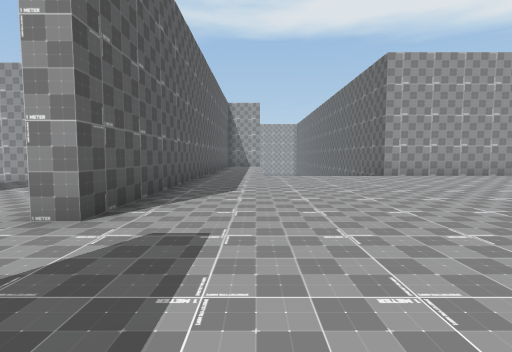
view 1 (above)

24 first-person views from a walk through a 3-D level made in the Unity game engine. The camera is 1.3 m above the floor, tilts 4° down and sees 85° across. The floor is counted in squares, 2 m on a side. Each view is taken from the middle of a square. On the plan, view 1 faces up. The plan holds only what a view shows up to about 9 squares ahead; the rest is blank. The place goes on beyond the plan. The player character is not drawn. Some animated figures are left out.

view 2
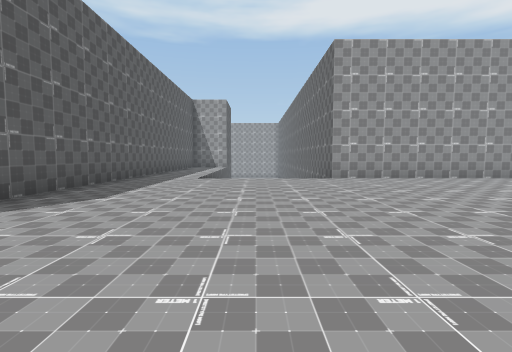

view 3
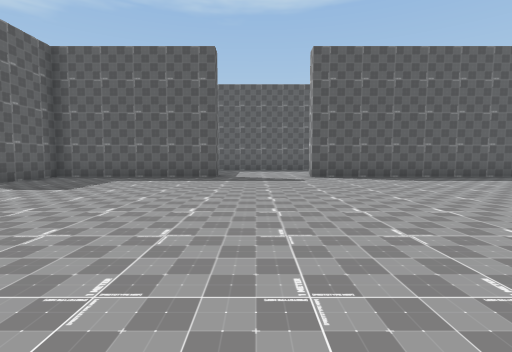

view 4
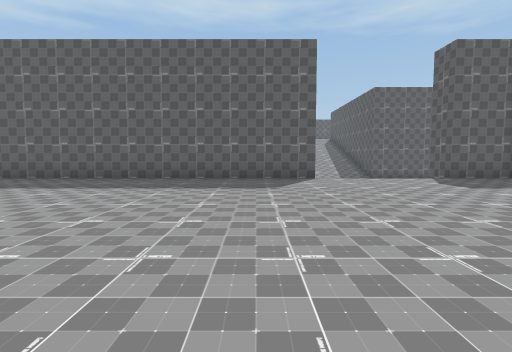

view 5
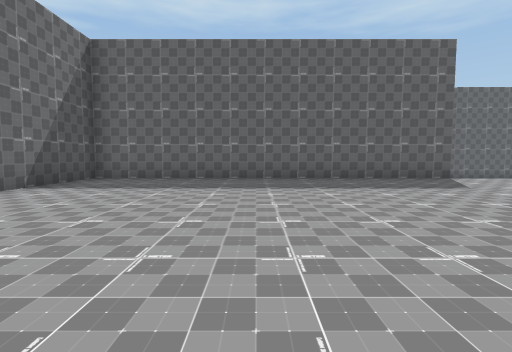

view 6
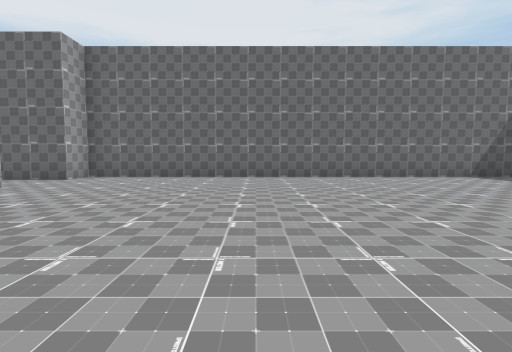

view 7
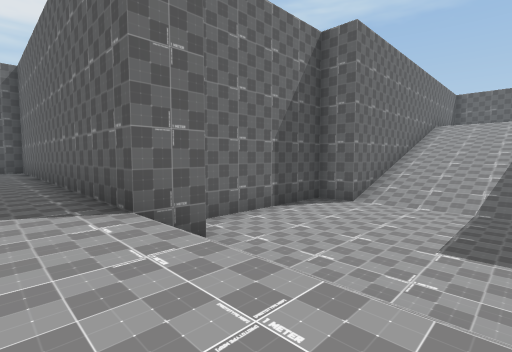

view 8
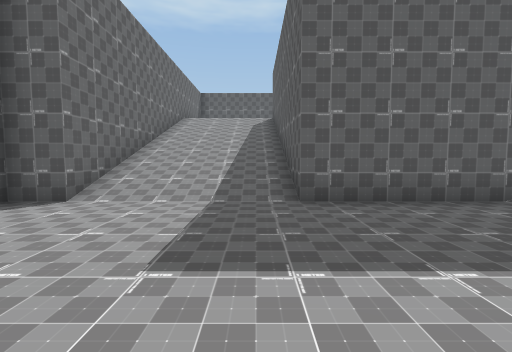

view 9
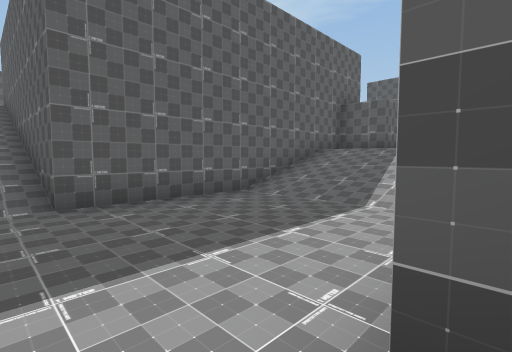

view 10
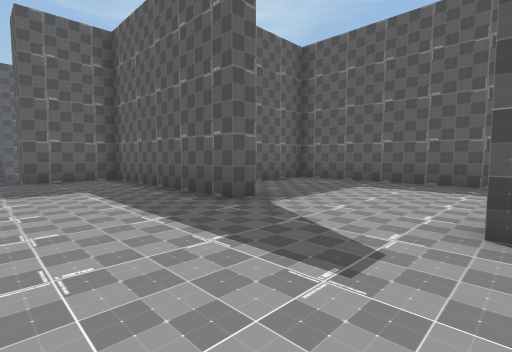

view 11
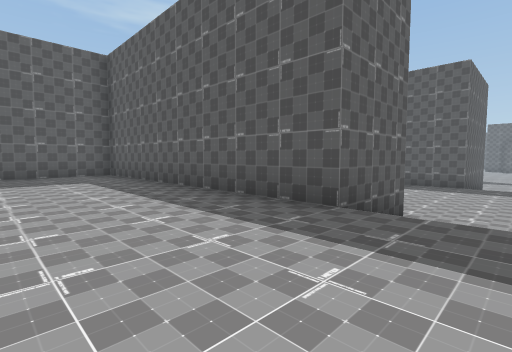

view 12
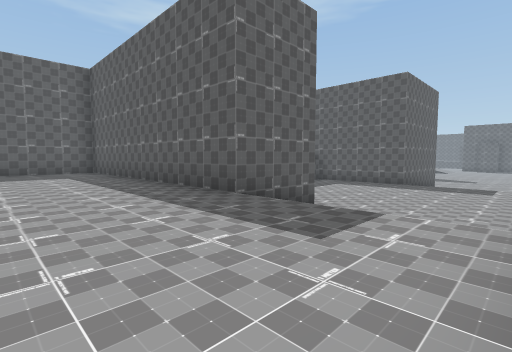

view 13
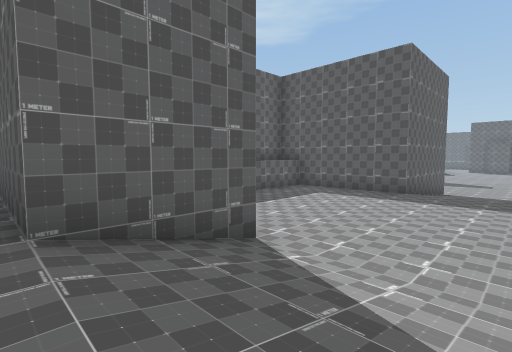

view 14
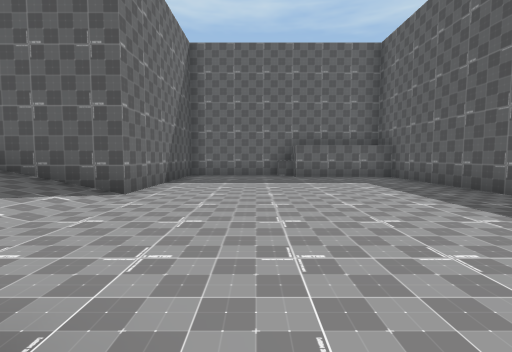

view 15
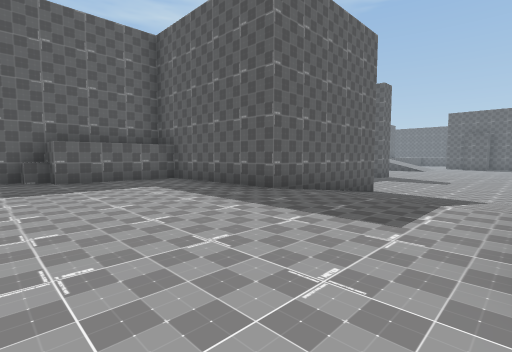

view 16
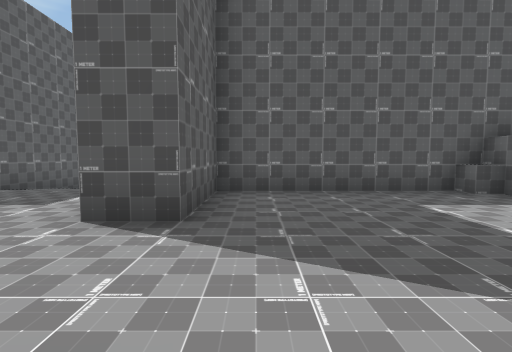

view 17
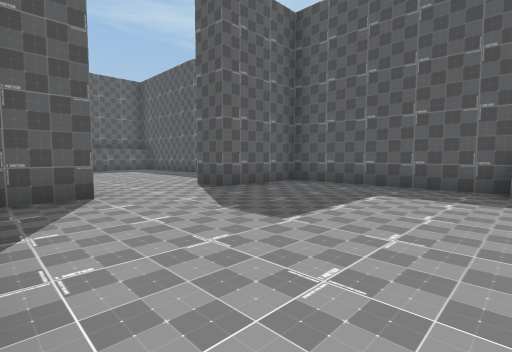

view 18
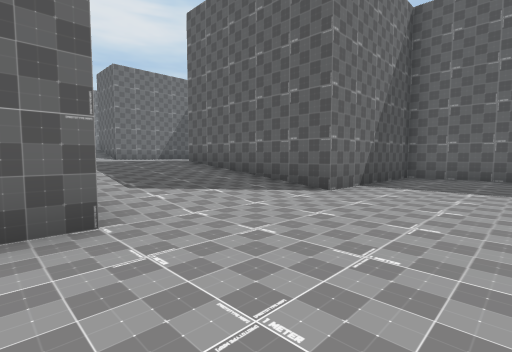

view 19
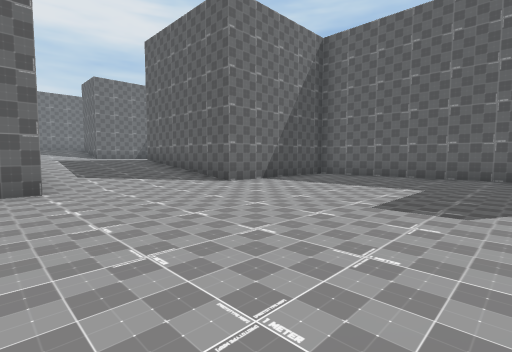

view 20
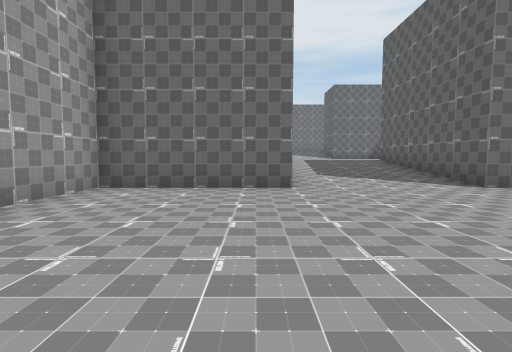

view 21
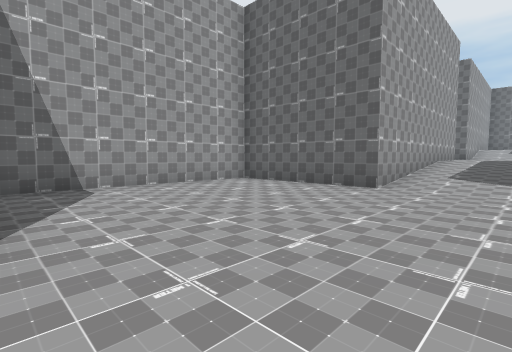

view 22
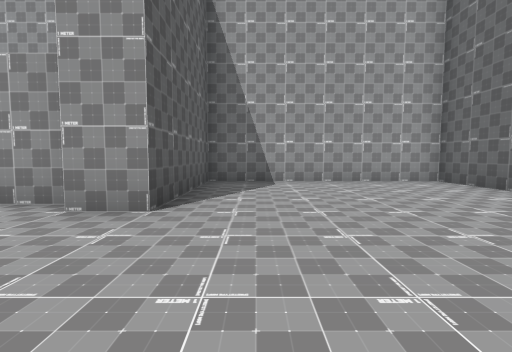

view 23
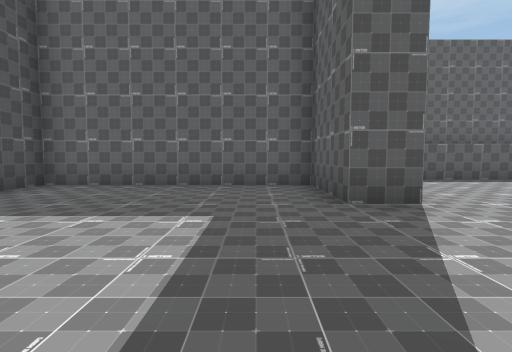

view 24
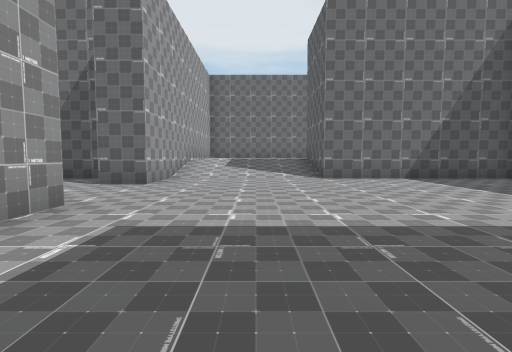

### Floor plan
Key: @ floor where view 1 was taken; # wall or solid block; . main floor; - floor 1 m lower than the main floor; : floor 1 m higher than the main floor; _ floor 2 m lower than the main floor; / step, stairs or slope.
Columns run from 27 left of view 1 to 15 right of it. Each row starts with its distance up from view 1.
 16            ##------
 15 ########   #-------
 14 #______#   #-------
 13 #______#   #-------#
 12 #______#   #-------#
 11 #______########--####                    #
 10 ________////-------//....#./   /####### .##
  9 ________////-------//....#................#
  8  _______////-------//....#................#
  7  _______////-------//....#................#
  6 _______#####-------##....#................#
  5 _______#   #-------##....#................#
  4 #______#   #-------##....#................#
  3 #______#   #-------##....#................#
  2 #______#   ####----##.....................#
  1 ########      #######.....................#
  0                     #......@..............#
 -1                     #....#................#
 -2                     #....#................#
 -3                     ######................#
 -4                          #................#
 -5                          #................#
 -6                          ###////###########
 -7                         ---------#
 -8                      ///---------#
 -9                     :///---------#
-10                   ##:///---------#
-11                    #########////##
-12                            #////#
-13                            #////#
-14                            #////#
-15                            #////#
-16                            #
-17                            #
-18                            #

Positions as (right, up) in squares from view 1, and headings:
1: (0, 0), facing up
2: (2, 1), facing up
3: (7, 1), facing left
4: (6, 3), facing down
5: (10, 3), facing down
6: (6, 4), facing right
7: (1, -4), facing down-right
8: (1, -6), facing down
9: (1, -6), facing down-left
10: (1, 3), facing down-left
11: (-3, 8), facing down-left
12: (-3, 10), facing down-left
13: (-6, 9), facing down-left
14: (-11, 11), facing down
15: (-11, 10), facing down-left
16: (-10, 12), facing left
17: (-9, 16), facing down-left
18: (-23, 11), facing down-right
19: (-26, 11), facing down-right
20: (-26, 11), facing right
21: (-26, 8), facing up-right
22: (-25, 7), facing up
23: (-25, 8), facing down
24: (-16, 8), facing right
